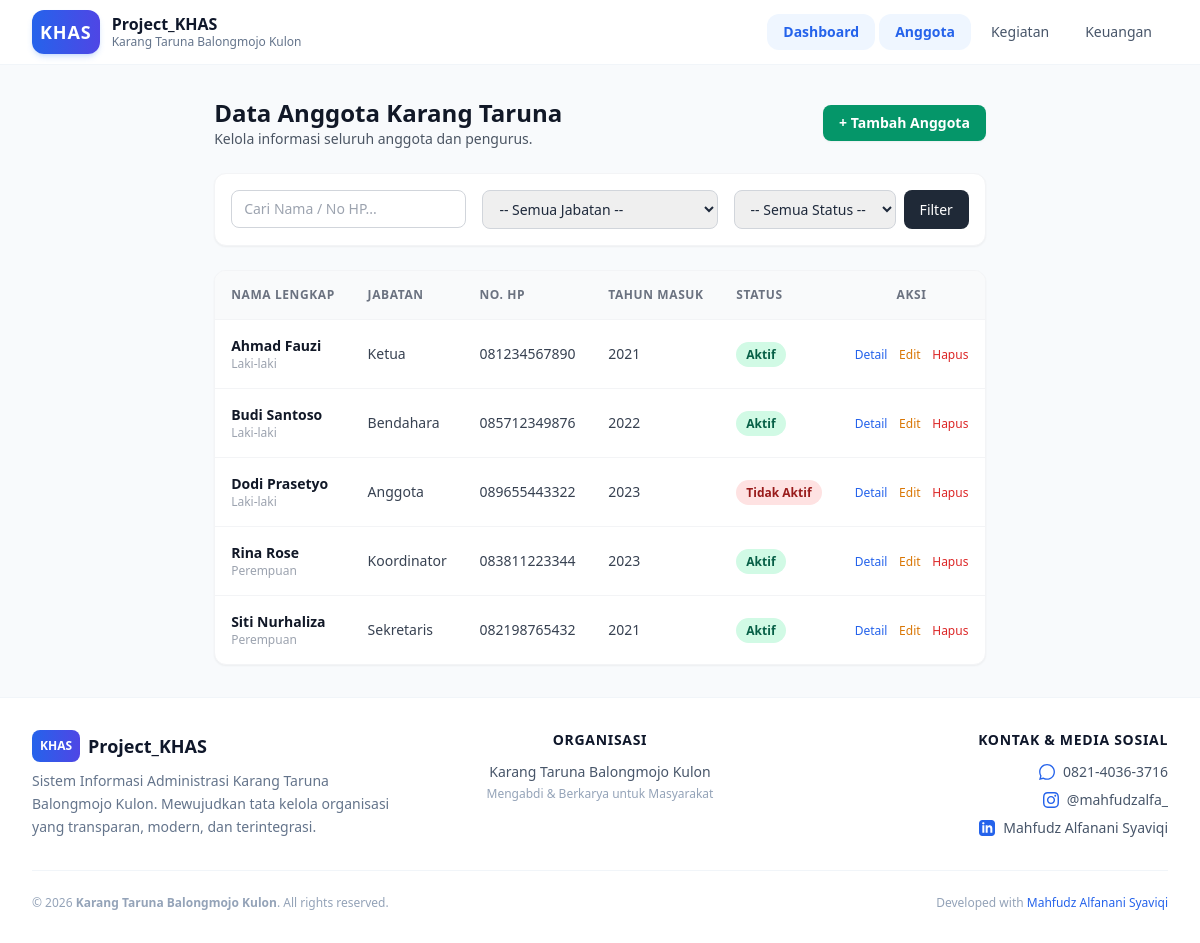
Before: /anggota/index.php with the older database file.
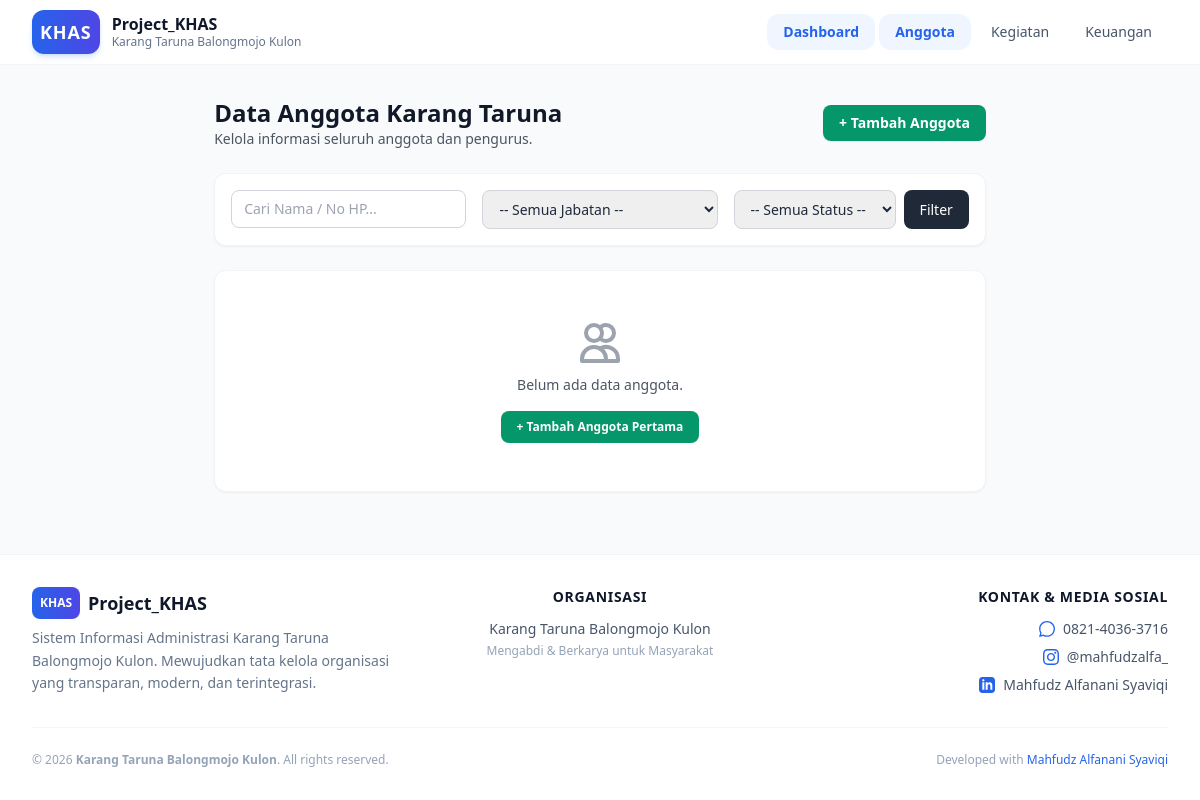
After: the same page with the newer database file.
### tables this page shows
CREATE TABLE IF NOT EXISTS `anggota` (
  `id` INT AUTO_INCREMENT PRIMARY KEY,
  `nama` VARCHAR(100) NOT NULL,
  `jenis_kelamin` ENUM('Laki-laki', 'Perempuan') NOT NULL,
  `tempat_lahir` VARCHAR(50) NOT NULL,
  `tanggal_lahir` DATE NOT NULL,
  `alamat` TEXT NOT NULL,
  `no_hp` VARCHAR(20) NOT NULL,
  `jabatan` ENUM('Ketua', 'Wakil Ketua', 'Sekretaris', 'Bendahara', 'Koordinator', 'Anggota') NOT NULL DEFAULT 'Anggota',
  `status` ENUM('Aktif', 'Tidak Aktif') NOT NULL DEFAULT 'Aktif',
  `tahun_bergabung` YEAR NOT NULL,
  `created_at` TIMESTAMP DEFAULT CURRENT_TIMESTAMP,
  `updated_at` TIMESTAMP DEFAULT CURRENT_TIMESTAMP ON UPDATE CURRENT_TIMESTAMP
);

### config/database.php (called while the page is built, shortened)
<?php
function base_url($path = '')
{
  return 'http://localhost/Project_Khas/' . ltrim($path, '/');
}

### anggota/index.php (the view, shortened to what the changed rows need)
<?php
require_once __DIR__ . '/../config/database.php';
$query = "SELECT * FROM anggota WHERE 1=1";
$params = [];
$query .= " ORDER BY nama ASC";
$stmt = $pdo->prepare($query);
$stmt->execute($params);
$anggota_list = $stmt->fetchAll();
require_once __DIR__ . '/../includes/header.php';
require_once __DIR__ . '/../includes/navbar.php';
?>
<main class="max-w-7xl mx-auto px-4 sm:px-6 lg:px-8 py-8 flex-grow">
  <div class="flex flex-col md:flex-row md:items-center justify-between gap-4 mb-6">
    <div>
      <h1 class="text-2xl font-bold text-gray-900">Data Anggota Karang Taruna</h1>
    </div>
  </div>
  <div class="bg-white rounded-xl shadow-sm border border-gray-100 overflow-hidden">
    <?php if (empty($anggota_list)): ?>
      <div class="text-center py-12 px-4">
        <svg class="mx-auto h-12 w-12 text-gray-400" fill="none" stroke="currentColor" viewBox="0 0 24 24">
          <path stroke-linecap="round" stroke-linejoin="round" stroke-width="2" d="M12 4.354a4 4 0 110 5.292M15 21H3v-1a6 6 0 0112 0v1zm0 0h6v-1a6 6 0 00-9-5.197M13 7a4 4 0 11-8 0 4 4 0 018 0z" />
        </svg>
        <p class="mt-2 text-sm text-gray-600 font-medium">Belum ada data anggota.</p>
        <a href="<?= base_url('anggota/tambah.php') ?>" class="mt-4 inline-block px-4 py-2 bg-emerald-600 text-white text-xs font-semibold rounded-lg hover:bg-emerald-700">+ Tambah Anggota Pertama</a>
      </div>
    <?php else: ?>
      <div class="overflow-x-auto">
        <table class="w-full text-left border-collapse text-sm">
          <thead>
            <tr class="bg-gray-50 border-b border-gray-100 text-gray-500 uppercase text-xs tracking-wider">
              <th class="p-4">Nama Lengkap</th>
              <th class="p-4">Jabatan</th>
              <th class="p-4">No. HP</th>
              <th class="p-4">Tahun Masuk</th>
              <th class="p-4">Status</th>
              <th class="p-4 text-center">Aksi</th>
            </tr>
          </thead>
          <tbody class="divide-y divide-gray-100">
            <?php foreach ($anggota_list as $a): ?>
              <tr class="hover:bg-gray-50 transition">
                <td class="p-4 font-semibold text-gray-900">
                  <a href="<?= base_url('anggota/detail.php?id=' . $a['id']) ?>" class="hover:text-emerald-600">
                    <?= htmlspecialchars($a['nama']) ?>
                  </a>
                  <div class="text-xs text-gray-400 font-normal"><?= htmlspecialchars($a['jenis_kelamin']) ?></div>
                </td>
                <td class="p-4 text-gray-700"><?= htmlspecialchars($a['jabatan']) ?></td>
                <td class="p-4 text-gray-700"><?= htmlspecialchars($a['no_hp']) ?></td>
                <td class="p-4 text-gray-700"><?= htmlspecialchars($a['tahun_bergabung']) ?></td>
                <td class="p-4">
                  <span class="px-2.5 py-1 text-xs rounded-full font-semibold <?= $a['status'] === 'Aktif' ? 'bg-emerald-100 text-emerald-800' : 'bg-red-100 text-red-800' ?>">
                    <?= $a['status'] ?>
                  </span>
                </td>
                <td class="p-4 text-center space-x-2">
                  <a href="<?= base_url('anggota/detail.php?id=' . $a['id']) ?>" class="text-blue-600 hover:text-blue-800 font-medium text-xs">Detail</a>
                  <a href="<?= base_url('anggota/edit.php?id=' . $a['id']) ?>" class="text-amber-600 hover:text-amber-800 font-medium text-xs">Edit</a>
                  <button type="button" data-delete-url="<?= base_url('anggota/hapus.php?id=' . $a['id']) ?>" data-delete-title="Anggota: <?= htmlspecialchars($a['nama']) ?>" class="btn-delete text-red-600 hover:text-red-800 font-medium text-xs">Hapus</button>
                </td>
              </tr>
            <?php endforeach; ?>
          </tbody>
        </table>
      </div>
    <?php endif; ?>
  </div>
</main>
<?php require_once __DIR__ . '/../includes/footer.php'; ?>

### includes/navbar.php (shortened to what the changed rows need)
<header class="bg-white/90 dark:bg-slate-900/90 backdrop-blur-md border-b border-slate-100 dark:border-slate-800 text-slate-800 dark:text-slate-100 sticky top-0 z-40 transition-colors duration-200">
  <div class="max-w-7xl mx-auto px-4 sm:px-6 lg:px-8">
    <div class="flex items-center justify-between h-16">
      <nav class="hidden md:flex space-x-1">
        <?php
        $current_uri = $_SERVER['REQUEST_URI'];
        $nav_items = [
          'Dashboard' => 'index.php',
          'Anggota'   => 'anggota/index.php',
          'Kegiatan'  => 'kegiatan/index.php',
          'Keuangan'  => 'keuangan/index.php',
        ];
        foreach ($nav_items as $name => $link):
          $full_link = base_url($link);
          $is_active = false;
          if ($link === 'index.php') {
            $is_active = (basename($current_uri) === 'index.php' || basename($current_uri) === 'Project_Khas' || basename($current_uri) === '');
          } else {
            $folder_name = explode('/', $link)[0];
            $is_active = (strpos($current_uri, '/' . $folder_name . '/') !== false);
          }
          $active_class = $is_active
            ? 'bg-blue-50 dark:bg-blue-900/40 text-blue-600 dark:text-blue-400 font-semibold'
            : 'text-slate-600 dark:text-slate-300 hover:bg-slate-100 dark:hover:bg-slate-800 hover:text-slate-900 dark:hover:text-white font-medium';
        ?>
          <a href="<?= $full_link ?>" class="px-4 py-2 rounded-xl text-sm transition-all duration-150 <?= $active_class ?>">
            <?= $name ?>
          </a>
        <?php endforeach; ?>
      </nav>
    </div>
  </div>
</header>

Changed rows visible on the page:
removed anggota: nama "Ahmad Fauzi", jenis_kelamin "Laki-laki", jabatan "Ketua", no_hp "081234567890", tahun_bergabung "2021", status "Aktif"
removed anggota: nama "Budi Santoso", jenis_kelamin "Laki-laki", jabatan "Bendahara", no_hp "085712349876", tahun_bergabung "2022", status "Aktif"
removed anggota: nama "Dodi Prasetyo", jenis_kelamin "Laki-laki", jabatan "Anggota", no_hp "089655443322", tahun_bergabung "2023", status "Tidak Aktif"
removed anggota: nama "Rina Rose", jenis_kelamin "Perempuan", jabatan "Koordinator", no_hp "083811223344", tahun_bergabung "2023", status "Aktif"
removed anggota: nama "Siti Nurhaliza", jenis_kelamin "Perempuan", jabatan "Sekretaris", no_hp "082198765432", tahun_bergabung "2021", status "Aktif"
Other visible differences:
text no longer shown: "NAMA LENGKAP JABATAN NO. HP TAHUN MASUK STATUS AKSI"
text now shown: "Belum ada data anggota. + Tambah Anggota Pertama"
